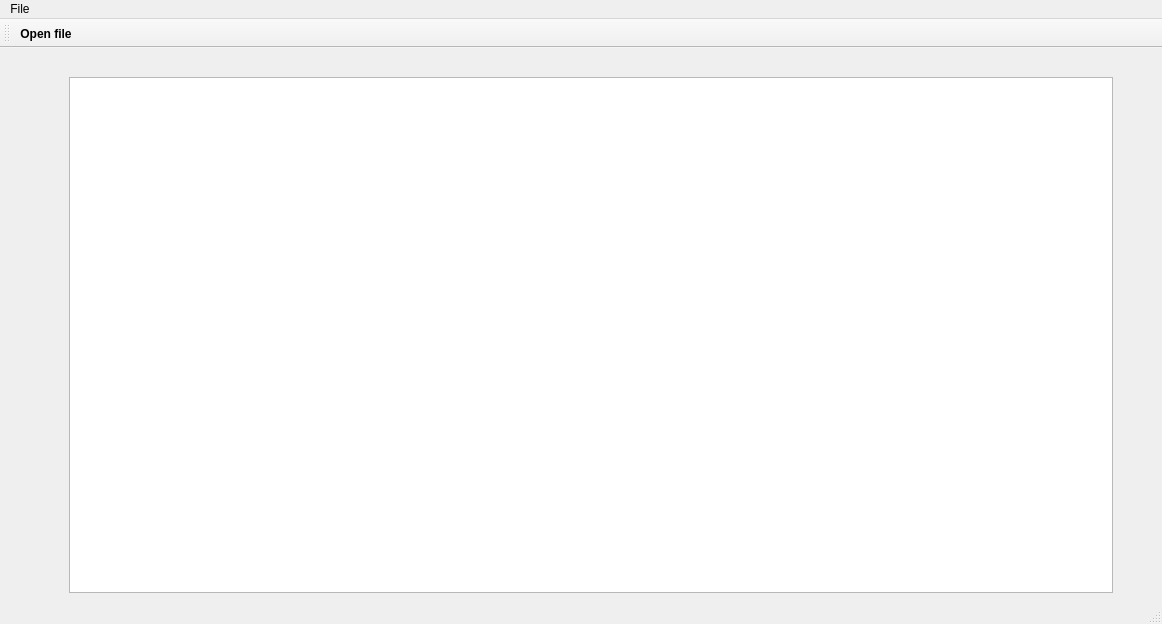
<?xml version="1.0" encoding="UTF-8"?>
<ui version="4.0">
 <class>MainWindow</class>
 <widget class="QMainWindow" name="MainWindow">
  <property name="geometry">
   <rect>
    <x>0</x>
    <y>0</y>
    <width>1162</width>
    <height>624</height>
   </rect>
  </property>
  <property name="windowTitle">
   <string>IndenTion</string>
  </property>
  <widget class="QWidget" name="centralwidget">
   <layout class="QGridLayout" name="gridLayout_2">
    <item row="1" column="2">
     <spacer name="verticalSpacer_4">
      <property name="orientation">
       <enum>Qt::Vertical</enum>
      </property>
      <property name="sizeHint" stdset="0">
       <size>
        <width>20</width>
        <height>40</height>
       </size>
      </property>
     </spacer>
    </item>
    <item row="1" column="1">
     <spacer name="verticalSpacer_2">
      <property name="orientation">
       <enum>Qt::Vertical</enum>
      </property>
      <property name="sizeHint" stdset="0">
       <size>
        <width>20</width>
        <height>40</height>
       </size>
      </property>
     </spacer>
    </item>
    <item row="0" column="3">
     <spacer name="horizontalSpacer">
      <property name="orientation">
       <enum>Qt::Horizontal</enum>
      </property>
      <property name="sizeHint" stdset="0">
       <size>
        <width>40</width>
        <height>20</height>
       </size>
      </property>
     </spacer>
    </item>
    <item row="1" column="0">
     <spacer name="verticalSpacer">
      <property name="orientation">
       <enum>Qt::Vertical</enum>
      </property>
      <property name="sizeHint" stdset="0">
       <size>
        <width>20</width>
        <height>40</height>
       </size>
      </property>
     </spacer>
    </item>
    <item row="1" column="5">
     <spacer name="verticalSpacer_3">
      <property name="orientation">
       <enum>Qt::Vertical</enum>
      </property>
      <property name="sizeHint" stdset="0">
       <size>
        <width>20</width>
        <height>40</height>
       </size>
      </property>
     </spacer>
    </item>
    <item row="1" column="4">
     <spacer name="verticalSpacer_5">
      <property name="orientation">
       <enum>Qt::Vertical</enum>
      </property>
      <property name="sizeHint" stdset="0">
       <size>
        <width>20</width>
        <height>40</height>
       </size>
      </property>
     </spacer>
    </item>
    <item row="1" column="3">
     <widget class="QTextEdit" name="textEdit"/>
    </item>
   </layout>
  </widget>
  <widget class="QMenuBar" name="menubar">
   <property name="geometry">
    <rect>
     <x>0</x>
     <y>0</y>
     <width>1162</width>
     <height>17</height>
    </rect>
   </property>
   <widget class="QMenu" name="menuFile">
    <property name="title">
     <string>File</string>
    </property>
    <addaction name="separator"/>
    <addaction name="actionOpen_file_menu"/>
    <addaction name="separator"/>
   </widget>
   <addaction name="menuFile"/>
  </widget>
  <widget class="QStatusBar" name="statusbar"/>
  <widget class="QToolBar" name="toolBar">
   <property name="font">
    <font>
     <family>MS Sans Serif</family>
     <bold>true</bold>
    </font>
   </property>
   <property name="windowTitle">
    <string>toolBar</string>
   </property>
   <attribute name="toolBarArea">
    <enum>TopToolBarArea</enum>
   </attribute>
   <attribute name="toolBarBreak">
    <bool>false</bool>
   </attribute>
   <addaction name="actionOpen_file_tool"/>
  </widget>
  <action name="actionOpen_file_tool">
   <property name="text">
    <string>Open file</string>
   </property>
   <property name="shortcut">
    <string>Ctrl+Shift+O</string>
   </property>
  </action>
  <action name="actionOpen_file_menu">
   <property name="text">
    <string>Open file</string>
   </property>
  </action>
 </widget>
 <resources/>
 <connections/>
</ui>
